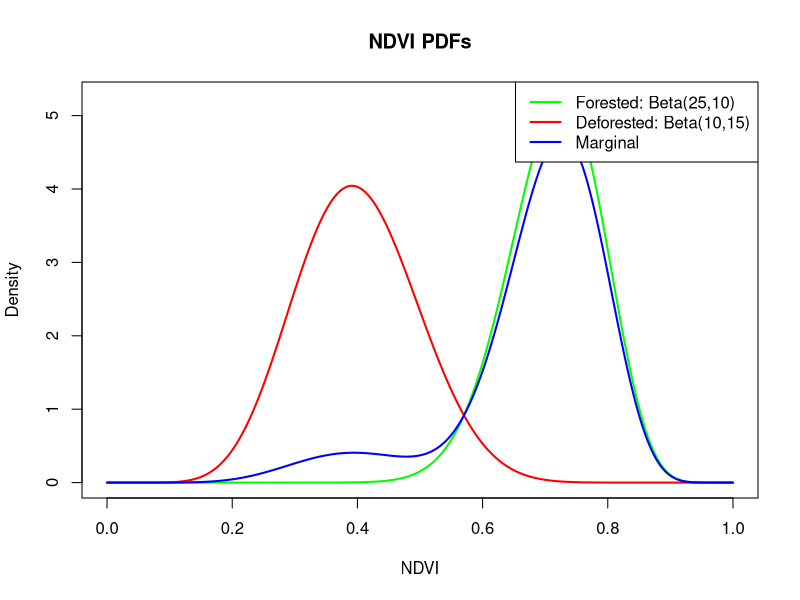
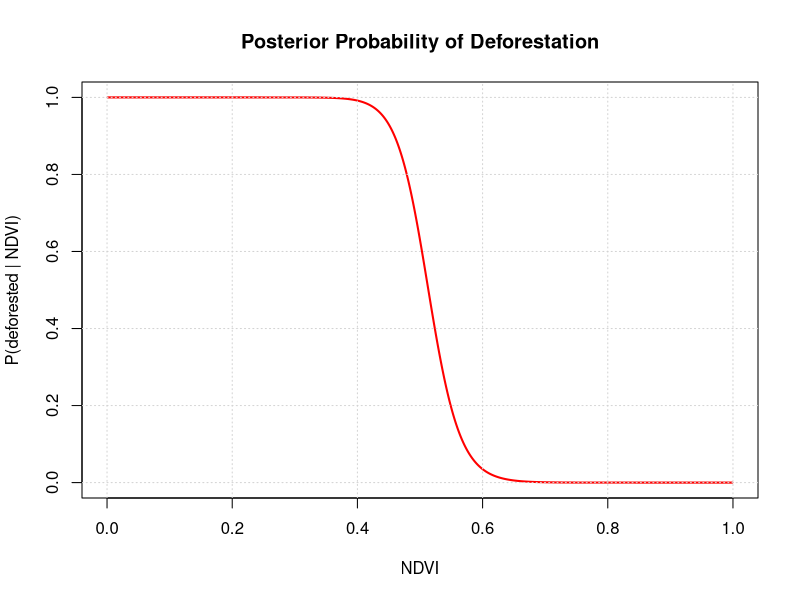
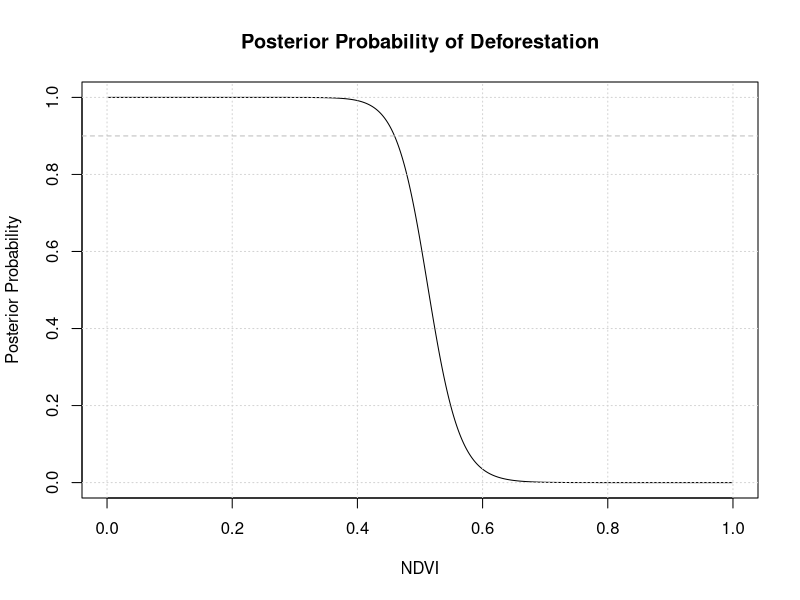

The R source for these figures, in order:
## ---- chunk 1
# Create a grid for NDVI values between 0 and 1.
ndvi <- seq(0, 1, length.out = 1000)

# Find the PDFs for forested and deforested pixels.
pdf_forest <- dbeta(ndvi, shape1 = 25, shape2 = 10)
pdf_defor  <- dbeta(ndvi, shape1 = 10, shape2 = 15)

# Marginal PDF
pdf_marginal <- 0.9 * pdf_forest + 0.1 * pdf_defor

# Plot the PDFs.
plot(ndvi, pdf_forest, type = "l", lwd = 2, col = "green",
     ylim = c(0, max(pdf_forest, pdf_defor, pdf_marginal)),
     xlab = "NDVI", ylab = "Density", main = "NDVI PDFs")
lines(ndvi, pdf_defor, lwd = 2, col = "red")
lines(ndvi, pdf_marginal, lwd = 2, col = "blue")
legend("topright", legend = c("Forested: Beta(25,10)", "Deforested: Beta(10,15)", "Marginal"),
       col = c("green", "red", "blue"), lwd = 2)

## ---- chunk 2
# Compute the weighted likelihoods.
p_deforest <- 0.1 * dbeta(ndvi, 10, 15)
p_forest <- 0.9 * dbeta(ndvi, 25, 10)

# Compute the posterior probability for deforestation.
posterior_deforest <- p_deforest / (p_deforest + p_forest)

# Plot the probability as a function of NDVI.
plot(ndvi, posterior_deforest, type = "l", lwd = 2, col = "red",
     xlab = "NDVI", ylab = "P(deforested | NDVI)",
     main = "Posterior Probability of Deforestation")
grid()



## ---- chunk 3
# Identify NDVI values for which the posterior probability >= 0.9.

plot(ndvi, posterior_deforest, type = "l",
     xlab = "NDVI", ylab = "Posterior Probability",
     main = "Posterior Probability of Deforestation")
grid()

classified_deforest <- ndvi[posterior_deforest >= 0.9]

# Report the range.
ndvi_range <- range(classified_deforest)
print(ndvi_range)  # Prints the min and max NDVI values meeting the criterion.

# Mark these on the plot:
abline(h = 0.9, lty = 2, col = "gray")
points(ndvi_range, c(0.9, 0.9), pch = 19, col = "blue")
text(ndvi_range, c(0.91, 0.91), labels = round(ndvi_range, 3), pos = 3, col = "blue")



